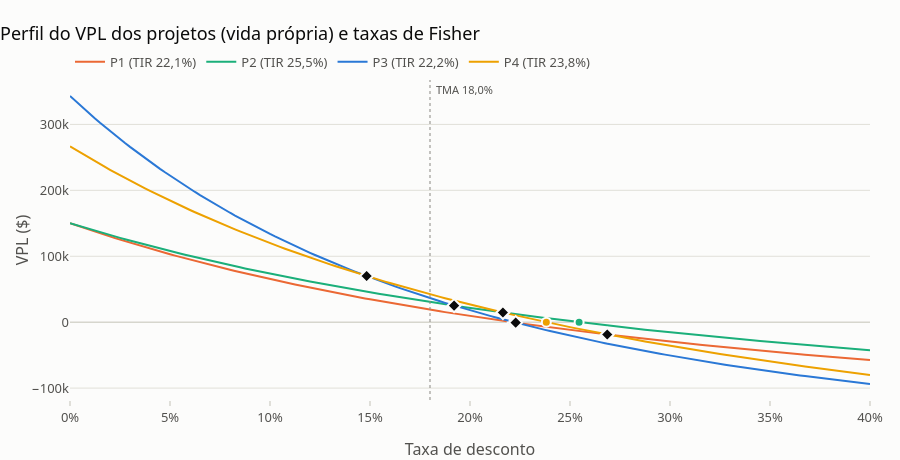

The notebook cell saved with this chart:
### Code cell
fig = viz.grafico_perfil_vpl(projetos, K, taxas=np.linspace(0, 0.40, 161), titulo="Perfil do VPL dos projetos (vida própria) e taxas de Fisher")
viz.exportar(fig, f"{SAIDA}/perfil_vpl")
fig

### Figure 1 — Plotly figure (JSON) as saved in the notebook; plotly's stock layout.template omitted (floating-point values rounded to 4 significant figures; data arrays with more than 128 entries replaced by an {"elided": "..."} marker saying what was removed)
{"data": [{"hovertemplate": "P1<br>taxa %{x:.1%}<br>VPL %{y:,.0f}<extra></extra>", "line": {"color": "#eb6834", "width": 2}, "mode": "lines", "name": "P1 (TIR 22,1%)", "type": "scatter", "x": {"elided": "161 float values"}, "y": {"elided": "161 float values"}}, {"hovertemplate": "TIR P1: %{x:.2%}<extra></extra>", "marker": {"color": "#eb6834", "line": {"color": "#fcfcfb", "width": 2}, "size": 9}, "mode": "markers", "showlegend": false, "type": "scatter", "x": [0.2211], "y": [0]}, {"hovertemplate": "P2<br>taxa %{x:.1%}<br>VPL %{y:,.0f}<extra></extra>", "line": {"color": "#1baf7a", "width": 2}, "mode": "lines", "name": "P2 (TIR 25,5%)", "type": "scatter", "x": {"elided": "161 float values"}, "y": {"elided": "161 float values"}}, {"hovertemplate": "TIR P2: %{x:.2%}<extra></extra>", "marker": {"color": "#1baf7a", "line": {"color": "#fcfcfb", "width": 2}, "size": 9}, "mode": "markers", "showlegend": false, "type": "scatter", "x": [0.2546], "y": [0]}, {"hovertemplate": "P3<br>taxa %{x:.1%}<br>VPL %{y:,.0f}<extra></extra>", "line": {"color": "#2a78d6", "width": 2}, "mode": "lines", "name": "P3 (TIR 22,2%)", "type": "scatter", "x": {"elided": "161 float values"}, "y": {"elided": "161 float values"}}, {"hovertemplate": "TIR P3: %{x:.2%}<extra></extra>", "marker": {"color": "#2a78d6", "line": {"color": "#fcfcfb", "width": 2}, "size": 9}, "mode": "markers", "showlegend": false, "type": "scatter", "x": [0.2219], "y": [0]}, {"hovertemplate": "P4<br>taxa %{x:.1%}<br>VPL %{y:,.0f}<extra></extra>", "line": {"color": "#eda100", "width": 2}, "mode": "lines", "name": "P4 (TIR 23,8%)", "type": "scatter", "x": {"elided": "161 float values"}, "y": {"elided": "161 float values"}}, {"hovertemplate": "TIR P4: %{x:.2%}<extra></extra>", "marker": {"color": "#eda100", "line": {"color": "#fcfcfb", "width": 2}, "size": 9}, "mode": "markers", "showlegend": false, "type": "scatter", "x": [0.2382], "y": [0]}, {"hovertemplate": "Fisher P1 × P3<br>taxa %{x:.2%}<br>VPL %{y:,.0f}<extra></extra>", "marker": {"color": "#0b0b0b", "line": {"color": "#fcfcfb", "width": 2}, "size": 10, "symbol": "diamond"}, "mode": "markers", "name": "Taxa de Fisher", "showlegend": false, "type": "scatter", "x": [0.2228], "y": [-755.8]}, {"hovertemplate": "Fisher P1 × P4<br>taxa %{x:.2%}<br>VPL %{y:,.0f}<extra></extra>", "marker": {"color": "#0b0b0b", "line": {"color": "#fcfcfb", "width": 2}, "size": 10, "symbol": "diamond"}, "mode": "markers", "name": "Taxa de Fisher", "showlegend": false, "type": "scatter", "x": [0.2686], "y": [-18720.0]}, {"hovertemplate": "Fisher P2 × P3<br>taxa %{x:.2%}<br>VPL %{y:,.0f}<extra></extra>", "marker": {"color": "#0b0b0b", "line": {"color": "#fcfcfb", "width": 2}, "size": 10, "symbol": "diamond"}, "mode": "markers", "name": "Taxa de Fisher", "showlegend": false, "type": "scatter", "x": [0.192], "y": [25130.0]}, {"hovertemplate": "Fisher P2 × P4<br>taxa %{x:.2%}<br>VPL %{y:,.0f}<extra></extra>", "marker": {"color": "#0b0b0b", "line": {"color": "#fcfcfb", "width": 2}, "size": 10, "symbol": "diamond"}, "mode": "markers", "name": "Taxa de Fisher", "showlegend": false, "type": "scatter", "x": [0.2165], "y": [14700.0]}, {"hovertemplate": "Fisher P3 × P4<br>taxa %{x:.2%}<br>VPL %{y:,.0f}<extra></extra>", "marker": {"color": "#0b0b0b", "line": {"color": "#fcfcfb", "width": 2}, "size": 10, "symbol": "diamond"}, "mode": "markers", "name": "Taxa de Fisher", "showlegend": false, "type": "scatter", "x": [0.1483], "y": [69930.0]}], "layout": {"annotations": [{"font": {"color": "#52514e", "size": 11}, "showarrow": false, "text": "TMA 18,0%", "x": 0.18, "xanchor": "left", "xshift": 4, "y": 1, "yref": "paper"}], "height": 460, "shapes": [{"line": {"color": "#898781", "dash": "dot", "width": 1}, "type": "line", "x0": 0.18, "x1": 0.18, "xref": "x", "y0": 0, "y1": 1, "yref": "y domain"}], "title": {"text": "Perfil do VPL dos projetos (vida própria) e taxas de Fisher"}, "xaxis": {"tickformat": ".0%", "title": {"text": "Taxa de desconto"}}, "yaxis": {"title": {"text": "VPL ($)"}}}}
